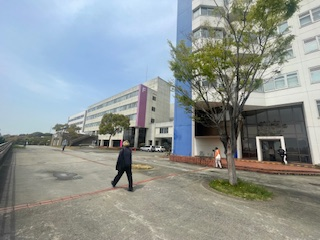
#> input picture Exercise1/image4.jpeg, 320 x 240 px
$ python get_point.py
#> lines starting #> are read from the running program, lines starting #| are printed output that depends on the picture
# 画像の座標を取得するプログラム

import cv2
# 縮小率
SCALE = 7

def onMouse(event, x, y, flags, params):
    if event == cv2.EVENT_LBUTTONDOWN:
        print(x*SCALE, y*SCALE)


def get_point():
    img_name = input("画像のファイル名を入力：")
#> the answer given: image4.jpeg
    img = cv2.imread(img_name)
#> img is the input picture: shape (240, 320, 3); mean B, G, R 149.2, 150.2, 143.2
    print('x = ', img.shape[1] ,'\t' , 'y = ',img.shape[0])
#| x =  320 	 y =  240
    width, height = img.shape[1] // SCALE, img.shape[0] // SCALE
#> width = 45; height = 34
    img = cv2.resize(img, (width,height))
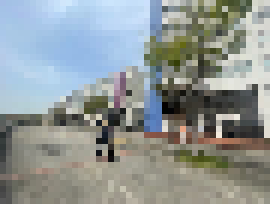
#> img: shape (34, 45, 3) (shown 6 times larger); mean B, G, R 149.4, 150.3, 143.3
    cv2.imshow('img', img)
    cv2.setMouseCallback('img', onMouse)
    cv2.waitKey(30000)

get_point()

$ run again, on Exercise1/marked_image5.jpeg
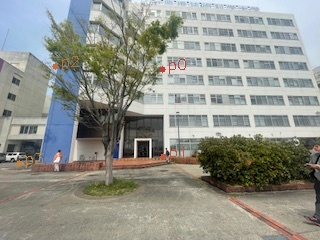
#> input picture Exercise1/marked_image5.jpeg, 320 x 240 px
#> in get_point, img is the input picture: shape (240, 320, 3); mean B, G, R 138.8, 146.5, 144.7
#| x =  320 	 y =  240
#> in get_point, `img = cv2.resize(img, (width,height))`:
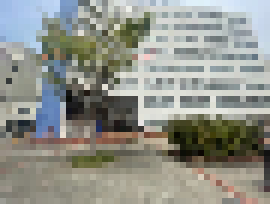
#> img: shape (34, 45, 3) (shown 6 times larger); mean B, G, R 137.8, 145.5, 143.6

$ run again, on Exercise1/marked_source.jpg
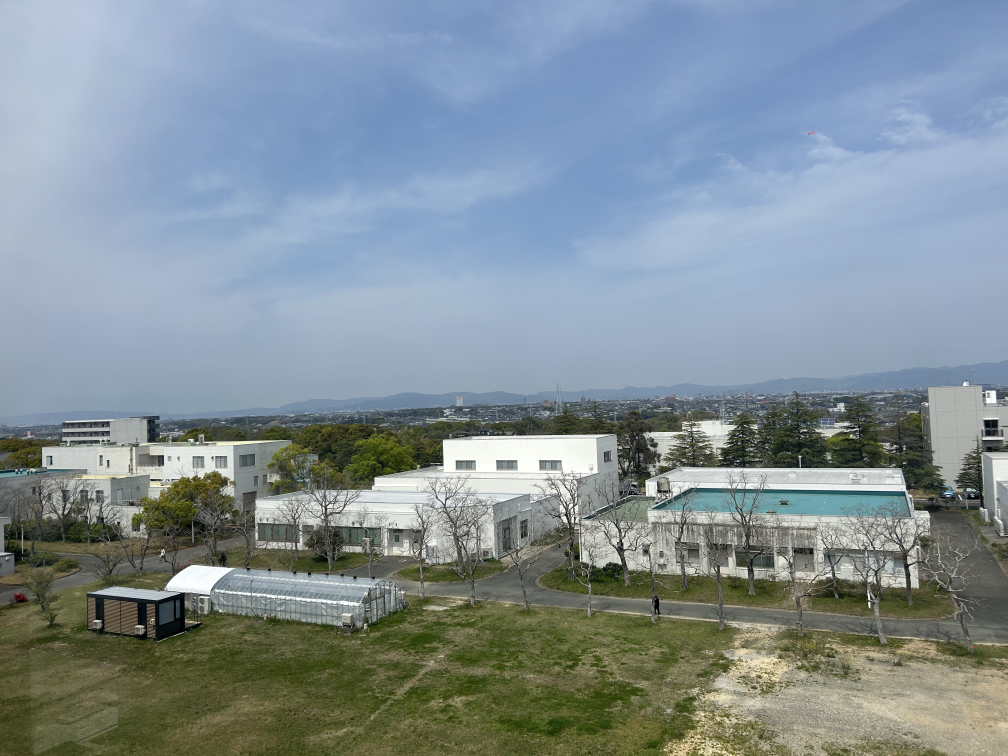
#> input picture Exercise1/marked_source.jpg, 4032 x 3024 px (shown at 1/4 size)
#> in get_point, img is the input picture: shape (3024, 4032, 3); mean B, G, R 150.5, 143.6, 130.1
#| x =  4032 	 y =  3024
#> in get_point, `img = cv2.resize(img, (width,height))`:
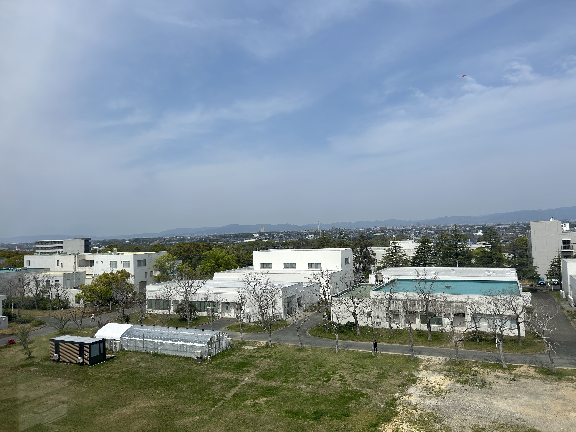
#> img: shape (432, 576, 3); mean B, G, R 150.5, 143.6, 130.1

$ run again, on Exercise1/marked_target.jpg
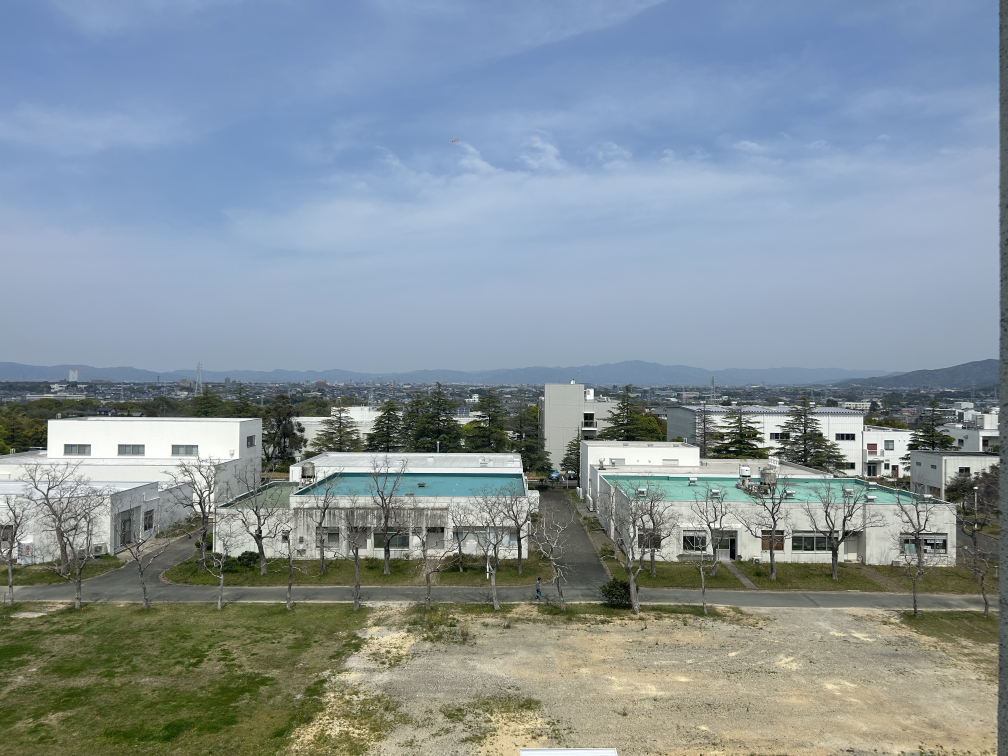
#> input picture Exercise1/marked_target.jpg, 4032 x 3024 px (shown at 1/4 size)
#> in get_point, img is the input picture: shape (3024, 4032, 3); mean B, G, R 154.1, 146.7, 133.8
#| x =  4032 	 y =  3024
#> in get_point, `img = cv2.resize(img, (width,height))`:
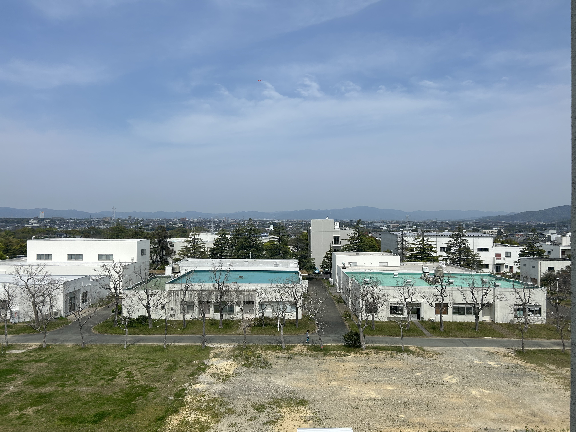
#> img: shape (432, 576, 3); mean B, G, R 154.1, 146.7, 133.8
